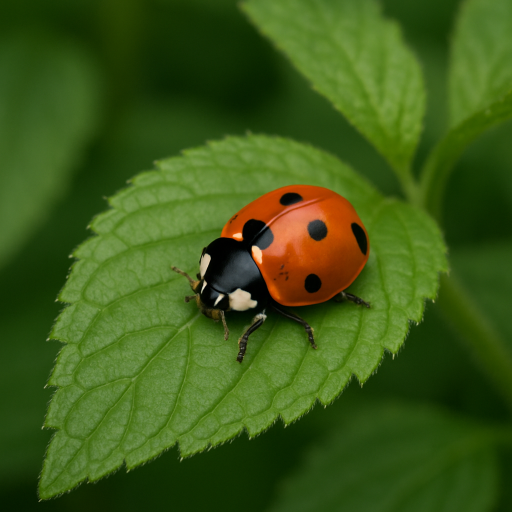
#> input picture input.png, 1024 x 1024 px (shown at 1/2 size)
$ python generate_blur_grid.py --image_path ../input.png
#> lines starting #> are read from the running program, lines starting #| are printed output that depends on the picture
"""
Generate a grid of blurred variants for a single image to compare blur strength.

Example:
    python scripts/generate_blur_grid.py \
        --image_path data/tianshu-liu-SBK40fdKbAg-unsplash.jpg \
        --output out/blur_strength_grid.png
"""

from __future__ import annotations

import argparse
import os
from pathlib import Path
from typing import Iterable, List

from PIL import Image, ImageFilter

import matplotlib

matplotlib.use("Agg")
import matplotlib.pyplot as plt  # noqa: E402


def make_low_res_blur(img: Image.Image, scale: float, blur_radius: float) -> Image.Image:
    """
    Downsample heavily then blur to reduce information.
    """
    w, h = img.size
    new_w = max(1, int(w * scale))
    new_h = max(1, int(h * scale))
    small = img.resize((new_w, new_h), Image.Resampling.LANCZOS)
    back = small.resize((w, h), Image.Resampling.BILINEAR)
    return back.filter(ImageFilter.GaussianBlur(radius=blur_radius))


def build_grid(
    img: Image.Image,
    scales: Iterable[float],
    radii: Iterable[float],
) -> plt.Figure:
    scales_list: List[float] = list(scales)
    radii_list: List[float] = list(radii)

    fig, axes = plt.subplots(
        len(radii_list),
        len(scales_list),
        figsize=(3 * len(scales_list), 2.5 * len(radii_list)),
    )
    for r_idx, radius in enumerate(radii_list):
        for c_idx, scale in enumerate(scales_list):
            ax = axes[r_idx][c_idx] if len(radii_list) > 1 else axes[c_idx]
            blurred = make_low_res_blur(img, scale=scale, blur_radius=radius)
            ax.imshow(blurred)
            ax.axis("off")
            ax.set_title(f"scale={scale:.3f}\nblur={radius}", fontsize=8)
    plt.tight_layout()
    return fig


def main() -> None:
    parser = argparse.ArgumentParser()
    parser.add_argument("--image_path", required=True, help="Path to source image")
    parser.add_argument(
        "--output",
        default="out/blur_strength_grid.png",
        help="Path to save the comparison figure",
    )
    parser.add_argument(
        "--scales",
        default="0.001,0.003,0.005,0.008,0.01,0.02,0.05,0.1",
        help="Comma-separated downscale factors",
    )
    parser.add_argument(
        "--radii",
        default="2,4,6,10,14,18",
        help="Comma-separated Gaussian blur radii",
    )
    parser.add_argument(
        "--max_display_width",
        type=int,
        default=1200,
        help="Resize source image to this width for visualization speed",
    )
    args = parser.parse_args()

    image_path = Path(args.image_path)
    if not image_path.exists():
        raise FileNotFoundError(f"image not found: {image_path}")

    scales = [float(s.strip()) for s in args.scales.split(",") if s.strip()]
    radii = [float(r.strip()) for r in args.radii.split(",") if r.strip()]

    img = Image.open(image_path).convert("RGB")
#> img is the input picture: PIL image 1024x1024 RGB; mean R, G, B 60.4, 88, 23.2
    if args.max_display_width and img.width > args.max_display_width:
        ratio = args.max_display_width / float(img.width)
        new_h = int(img.height * ratio)
        img = img.resize((args.max_display_width, new_h), Image.Resampling.LANCZOS)

    fig = build_grid(img, scales=scales, radii=radii)
#> the loop in build_grid, `for r_idx, radius in enumerate(radii_list):` made 6 passes
#> pass 1, in make_low_res_blur, `back = small.resize((w, h), Image.Resampling.BILINEAR)`:
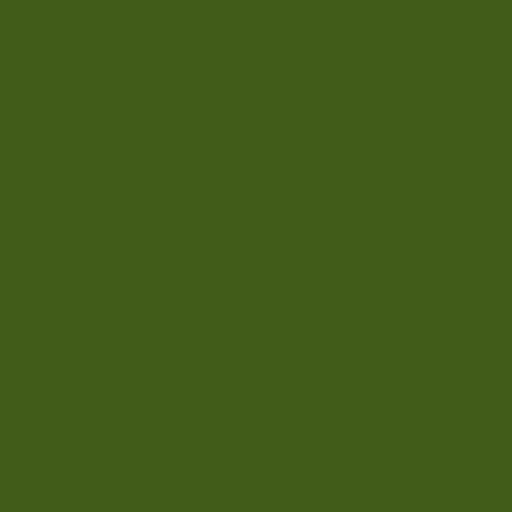
#> back: PIL image 1024x1024 RGB (shown at 1/2 size); mean R, G, B 64, 90, 24
#> pass 1, in make_low_res_blur (call 2), `back = small.resize((w, h), Image.Resampling.BILINEAR)`:
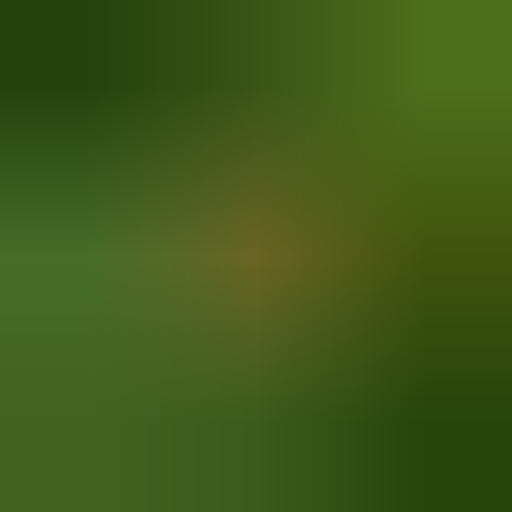
#> back: PIL image 1024x1024 RGB (shown at 1/2 size); mean R, G, B 62.8, 90.6, 24.6
#> pass 1, in make_low_res_blur (call 3), `back = small.resize((w, h), Image.Resampling.BILINEAR)`:
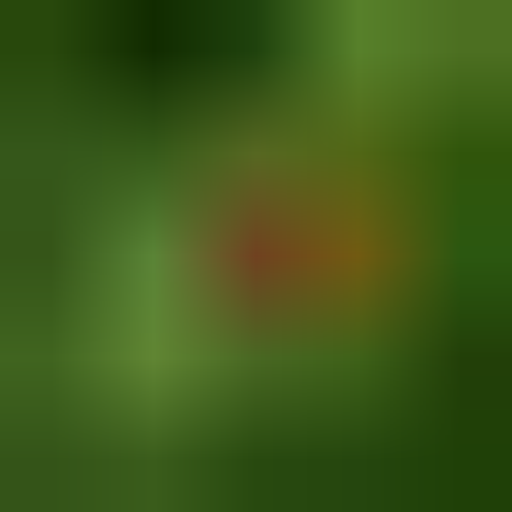
#> back: PIL image 1024x1024 RGB (shown at 1/2 size); mean R, G, B 61.2, 89, 23.8
#> pass 1, in make_low_res_blur (call 4), `back = small.resize((w, h), Image.Resampling.BILINEAR)`:
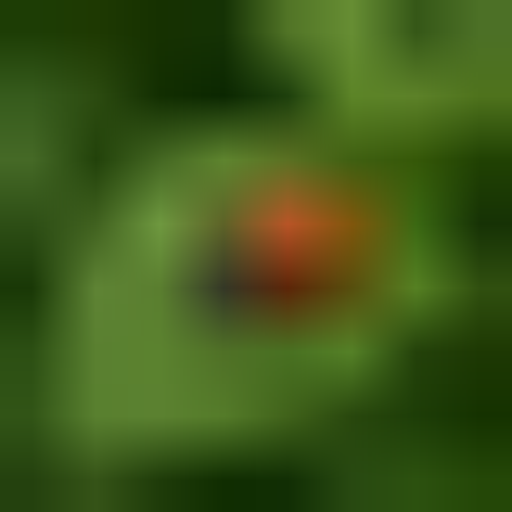
#> back: PIL image 1024x1024 RGB (shown at 1/2 size); mean R, G, B 60.5, 88.2, 23.2

    out_path = Path(args.output)
    os.makedirs(out_path.parent, exist_ok=True)
    fig.savefig(out_path, dpi=200)
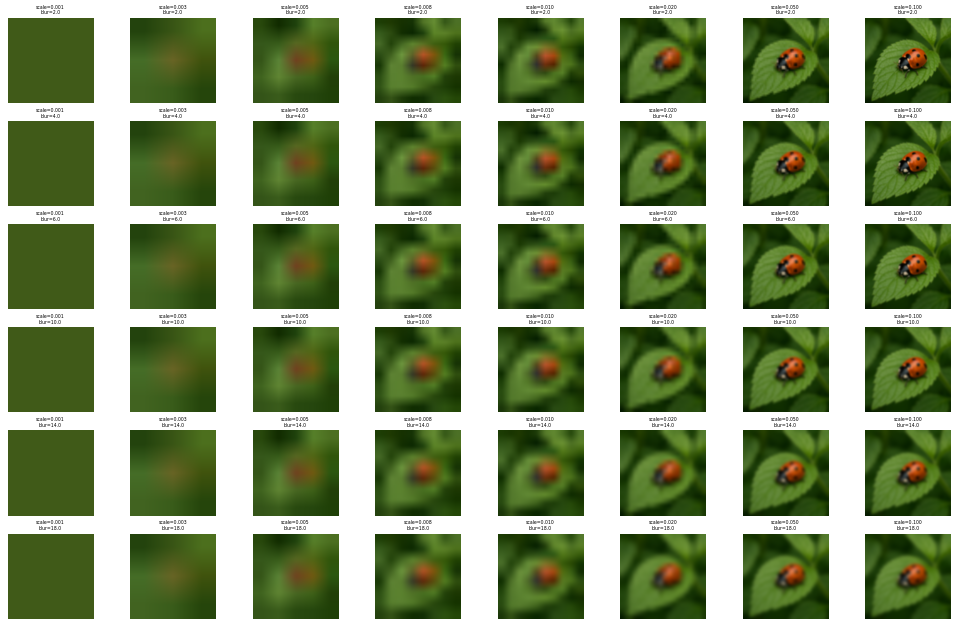
#> figure drawn by matplotlib, 48 panels
    plt.close(fig)
    print(f"Saved blur grid to {out_path}")


if __name__ == "__main__":
    main()
